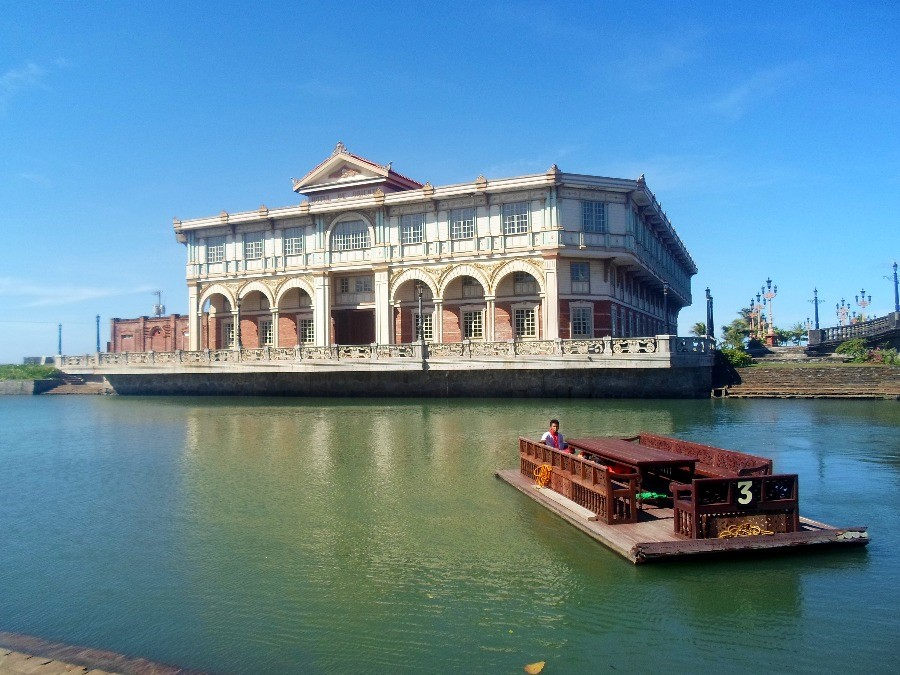
#> input picture pillow/casawater.jpg, 900 x 675 px
$ python flip.py
#> lines starting #> are read from the running program, lines starting #| are printed output that depends on the picture
from PIL import Image

image_file = "casawater.jpg"
im = Image.open(image_file)
#> im is the input picture: PIL image 900x675 RGB; mean R, G, B 97.9, 135.2, 155.3
im.show()

hflip = im.transpose(Image.FLIP_LEFT_RIGHT)
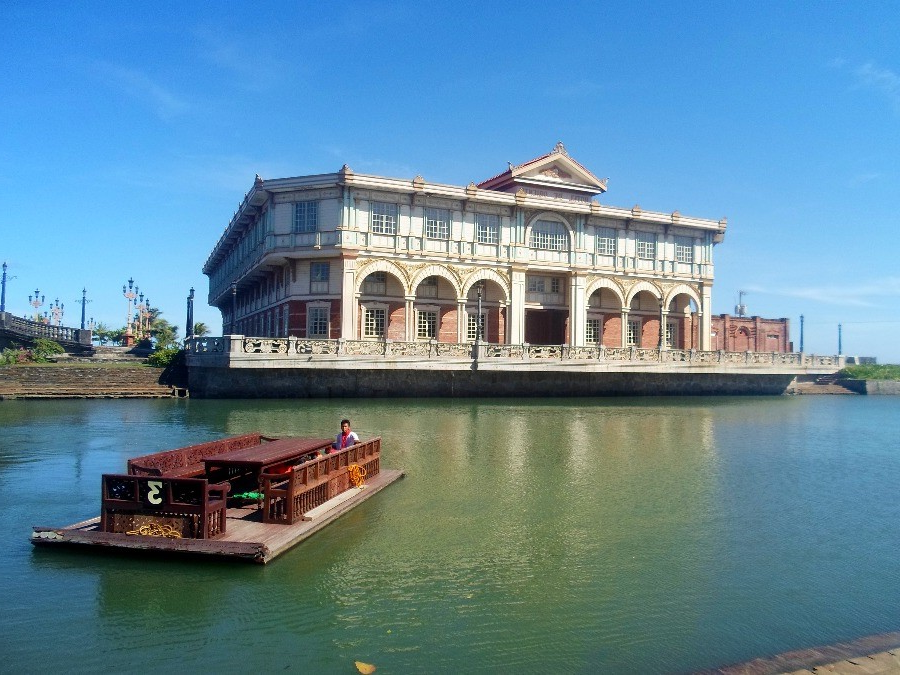
#> hflip: PIL image 900x675 RGB; mean R, G, B 97.9, 135.2, 155.3
hflip.show()

vflip = im.transpose(Image.FLIP_TOP_BOTTOM)
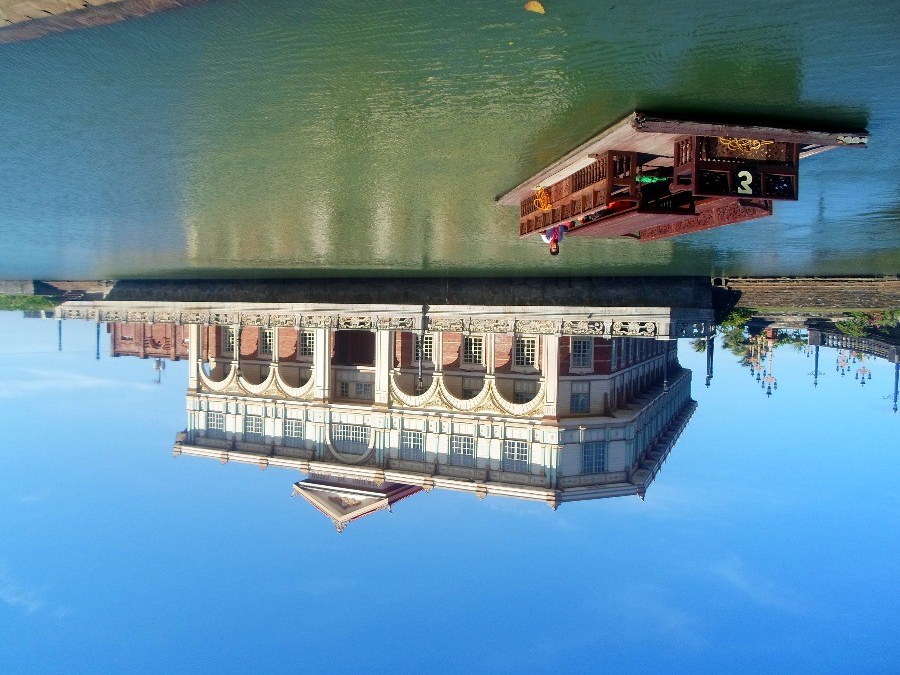
#> vflip: PIL image 900x675 RGB; mean R, G, B 97.9, 135.2, 155.3
vflip.show()

$ run again, with pillow/5f.jpg copied over pillow/casawater.jpg
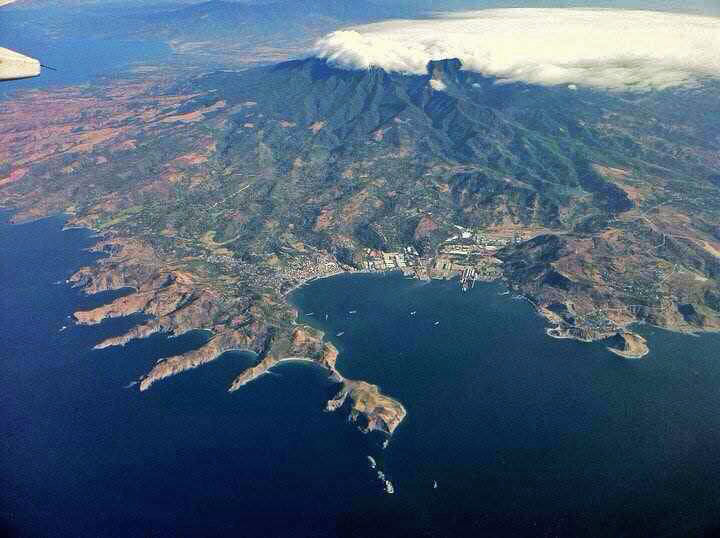
#> input picture pillow/5f.jpg, 720 x 538 px
#> im is the input picture: PIL image 720x538 RGB; mean R, G, B 76.3, 96.7, 118.3
#> `hflip = im.transpose(Image.FLIP_LEFT_RIGHT)`:
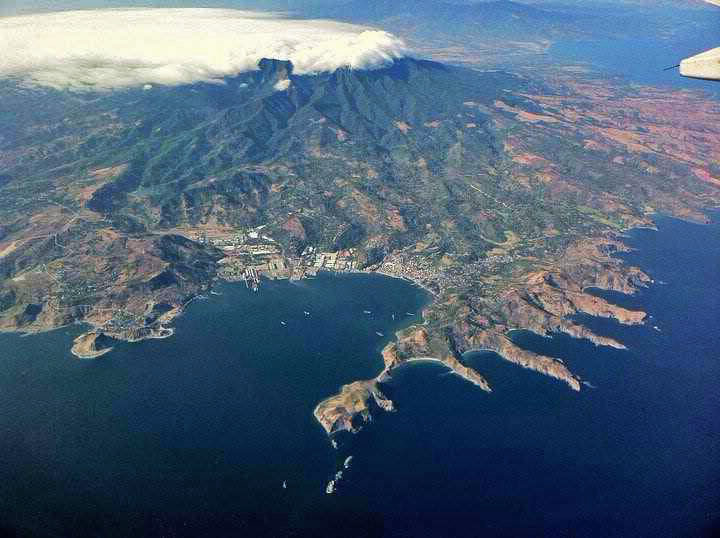
#> hflip: PIL image 720x538 RGB; mean R, G, B 76.3, 96.7, 118.3
#> `vflip = im.transpose(Image.FLIP_TOP_BOTTOM)`:
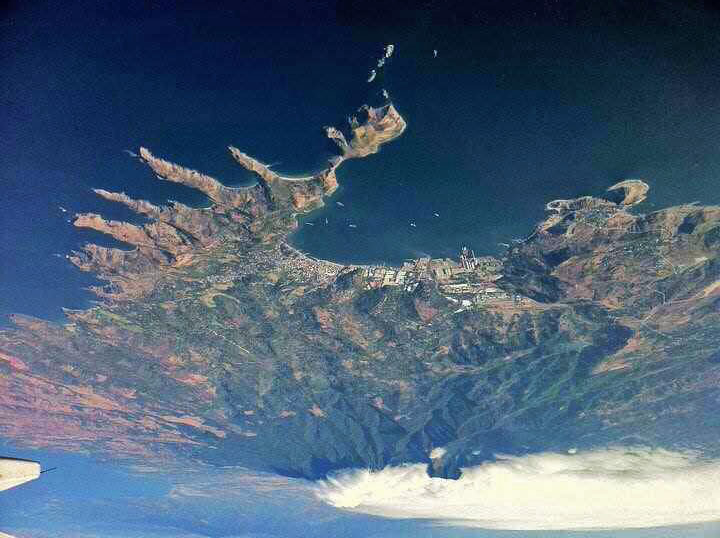
#> vflip: PIL image 720x538 RGB; mean R, G, B 76.3, 96.7, 118.3

$ run again, with pillow/casa.JPG copied over pillow/casawater.jpg
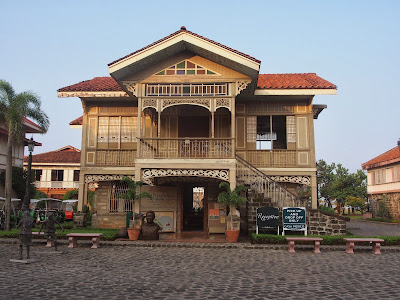
#> input picture pillow/casa.JPG, 400 x 300 px
#> im is the input picture: PIL image 400x300 RGB; mean R, G, B 131.2, 125.4, 121.9
#> `hflip = im.transpose(Image.FLIP_LEFT_RIGHT)`:
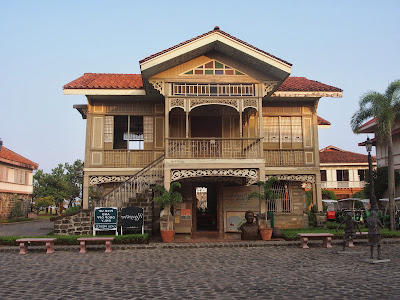
#> hflip: PIL image 400x300 RGB; mean R, G, B 131.2, 125.4, 121.9
#> `vflip = im.transpose(Image.FLIP_TOP_BOTTOM)`:
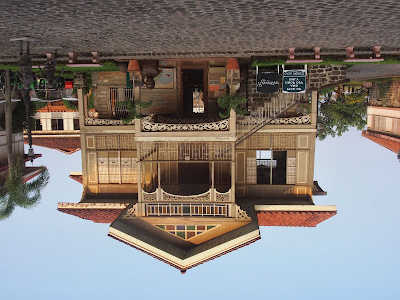
#> vflip: PIL image 400x300 RGB; mean R, G, B 131.2, 125.4, 121.9

$ run again, with pillow/lighthouse.jpg copied over pillow/casawater.jpg
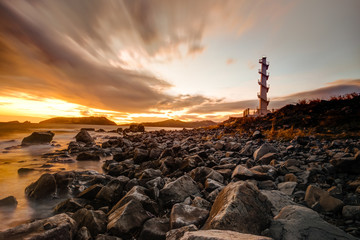
#> input picture pillow/lighthouse.jpg, 360 x 240 px
#> im is the input picture: PIL image 360x240 RGB; mean R, G, B 125.4, 100.7, 80.8
#> `hflip = im.transpose(Image.FLIP_LEFT_RIGHT)`:
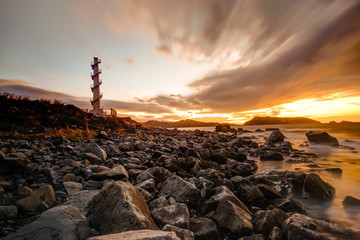
#> hflip: PIL image 360x240 RGB; mean R, G, B 125.4, 100.7, 80.8
#> `vflip = im.transpose(Image.FLIP_TOP_BOTTOM)`:
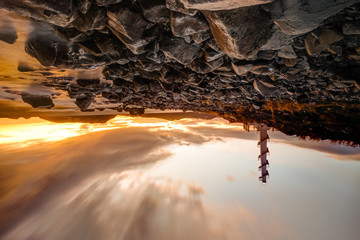
#> vflip: PIL image 360x240 RGB; mean R, G, B 125.4, 100.7, 80.8
